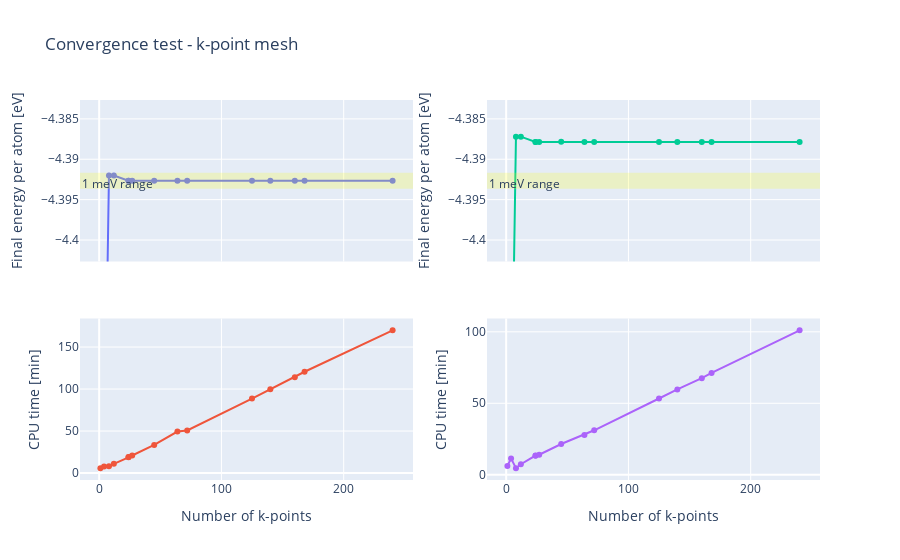

The notebook cell saved with this chart:
### Code cell
# graphing for k-points
fig = make_subplots(rows=2, cols=2, shared_xaxes=True)

fig.append_trace(go.Scatter(
            x=results_off['# k-points'],
            y=results_off['Final energy [eV]'],
            name='Reciprocal space energy',
            hovertemplate=
                "%{text}"+"<br>Number of k-points: %{x}"+"<br>Final energy: %{y}",
            text = results_off['k-points'],
            showlegend=False
        ),
        row=1, col=1
        )
fig.append_trace(go.Scatter(
            x=results_off['# k-points'],
            y=results_off['CPU time [min]'],
            name='Reciprocal space computation time',
            hovertemplate=
                "%{text}"+"<br>Number of k-points: %{x}"+"<br>CPU time: %{y}",
            text = results_off['k-points'],
            showlegend=False
        ),
        row=2, col=1
        )
fig.update_layout(
        title_text = 'Convergence test - k-point mesh',
        )

fig.update_xaxes(title_text='Number of k-points', row=2, col=1)
fig.update_yaxes(title_text='Final energy per atom [eV]', row=1, col=1, range=[max_value-0.01,max_value+0.01])
fig.update_yaxes(title_text='CPU time [min]', row=2, col=1)
fig.add_hrect(y0=max_value-0.001,y1=max_value+0.001, row=1, col=1, line_width=0, fillcolor='yellow', opacity=0.2, annotation_text="1 meV range", annotation_position="top left")

fig.append_trace(go.Scatter(
            x=results_on['# k-points'],
            y=results_on['Final energy [eV]'],
            name='Real space energy',
            hovertemplate=
                "%{text}"+"<br>Number of k-points: %{x}"+"<br>Final energy: %{y}",
            text = results_on['k-points'],
            showlegend=False
        ),
        row=1, col=2
        )
fig.append_trace(go.Scatter(
            x=results_on['# k-points'],
            y=results_on['CPU time [min]'],
            name='Real space computation time',
            hovertemplate=
                "%{text}"+"<br>Number of k-points: %{x}"+"<br>CPU time: %{y}",
            text = results_on['k-points'],
            showlegend=False
        ),
        row=2, col=2
        )

fig.update_xaxes(title_text='Number of k-points', row=2, col=2)
fig.update_yaxes(title_text='Final energy per atom [eV]', row=1, col=2, range=[max_value-0.01,max_value+0.01])
fig.update_yaxes(title_text='CPU time [min]', row=2, col=2)
fig.add_hrect(y0=max_value-0.001,y1=max_value+0.001, row=1, col=2, line_width=0, fillcolor='yellow', opacity=0.2, annotation_text="1 meV range", annotation_position="top left")

### Figure 1 — Plotly figure (JSON) as saved in the notebook; plotly's stock layout.template omitted (floating-point values rounded to 4 significant figures)
{"data": [{"hovertemplate": "%{text}<br>Number of k-points: %{x}<br>Final energy: %{y}", "name": "Reciprocal space energy", "showlegend": false, "text": ["1x1x1", "1x2x2", "2x2x2", "2x2x4", "3x4x6", "3x5x6", "4x4x4", "4x5x8", "6x6x6", "5x7x11", "8x8x8", "6x8x13", "7x9x15", "6x10x12", "8x10x14"], "type": "scatter", "x": [1, 4, 8, 12, 24, 24, 27, 45, 64, 72, 125, 140, 160, 168, 240], "xaxis": "x", "y": [-4.413, -4.431, -4.392, -4.392, -4.393, -4.393, -4.393, -4.393, -4.393, -4.393, -4.393, -4.393, -4.393, -4.393, -4.393], "yaxis": "y"}, {"hovertemplate": "%{text}<br>Number of k-points: %{x}<br>CPU time: %{y}", "name": "Reciprocal space computation time", "showlegend": false, "text": ["1x1x1", "1x2x2", "2x2x2", "2x2x4", "3x4x6", "3x5x6", "4x4x4", "4x5x8", "6x6x6", "5x7x11", "8x8x8", "6x8x13", "7x9x15", "6x10x12", "8x10x14"], "type": "scatter", "x": [1, 4, 8, 12, 24, 24, 27, 45, 64, 72, 125, 140, 160, 168, 240], "xaxis": "x3", "y": [5.814, 7.696, 8.05, 11.03, 18.77, 19.25, 20.87, 33.45, 49.37, 50.71, 88.62, 99.72, 114.0, 120.6, 169.9], "yaxis": "y3"}, {"hovertemplate": "%{text}<br>Number of k-points: %{x}<br>Final energy: %{y}", "name": "Real space energy", "showlegend": false, "text": ["1x1x1", "1x2x2", "2x2x2", "2x2x4", "3x5x6", "3x4x6", "4x4x4", "4x5x8", "6x6x6", "5x7x11", "8x8x8", "6x8x13", "7x9x15", "6x10x12", "8x10x14"], "type": "scatter", "x": [1, 4, 8, 12, 24, 24, 27, 45, 64, 72, 125, 140, 160, 168, 240], "xaxis": "x2", "y": [-4.408, -4.426, -4.387, -4.387, -4.388, -4.388, -4.388, -4.388, -4.388, -4.388, -4.388, -4.388, -4.388, -4.388, -4.388], "yaxis": "y2"}, {"hovertemplate": "%{text}<br>Number of k-points: %{x}<br>CPU time: %{y}", "name": "Real space computation time", "showlegend": false, "text": ["1x1x1", "1x2x2", "2x2x2", "2x2x4", "3x5x6", "3x4x6", "4x4x4", "4x5x8", "6x6x6", "5x7x11", "8x8x8", "6x8x13", "7x9x15", "6x10x12", "8x10x14"], "type": "scatter", "x": [1, 4, 8, 12, 24, 24, 27, 45, 64, 72, 125, 140, 160, 168, 240], "xaxis": "x4", "y": [6.136, 11.45, 4.609, 7.372, 13.46, 13.39, 13.99, 21.5, 27.9, 31.11, 53.35, 59.73, 67.6, 71.24, 101.0], "yaxis": "y4"}], "layout": {"annotations": [{"showarrow": false, "text": "1 meV range", "x": 0, "xanchor": "left", "xref": "x domain", "y": -4.392, "yanchor": "top", "yref": "y"}, {"showarrow": false, "text": "1 meV range", "x": 0, "xanchor": "left", "xref": "x2 domain", "y": -4.392, "yanchor": "top", "yref": "y2"}], "shapes": [{"fillcolor": "yellow", "line": {"width": 0}, "opacity": 0.2, "type": "rect", "x0": 0, "x1": 1, "xref": "x domain", "y0": -4.394, "y1": -4.392, "yref": "y"}, {"fillcolor": "yellow", "line": {"width": 0}, "opacity": 0.2, "type": "rect", "x0": 0, "x1": 1, "xref": "x2 domain", "y0": -4.394, "y1": -4.392, "yref": "y2"}], "title": {"text": "Convergence test - k-point mesh"}, "xaxis": {"anchor": "y", "domain": [0, 0.45], "matches": "x3", "showticklabels": false}, "xaxis2": {"anchor": "y2", "domain": [0.55, 1], "matches": "x4", "showticklabels": false}, "xaxis3": {"anchor": "y3", "domain": [0, 0.45], "title": {"text": "Number of k-points"}}, "xaxis4": {"anchor": "y4", "domain": [0.55, 1], "title": {"text": "Number of k-points"}}, "yaxis": {"anchor": "x", "domain": [0.575, 1], "range": [-4.403, -4.383], "title": {"text": "Final energy per atom [eV]"}}, "yaxis2": {"anchor": "x2", "domain": [0.575, 1], "range": [-4.403, -4.383], "title": {"text": "Final energy per atom [eV]"}}, "yaxis3": {"anchor": "x3", "domain": [0, 0.425], "title": {"text": "CPU time [min]"}}, "yaxis4": {"anchor": "x4", "domain": [0, 0.425], "title": {"text": "CPU time [min]"}}}}
